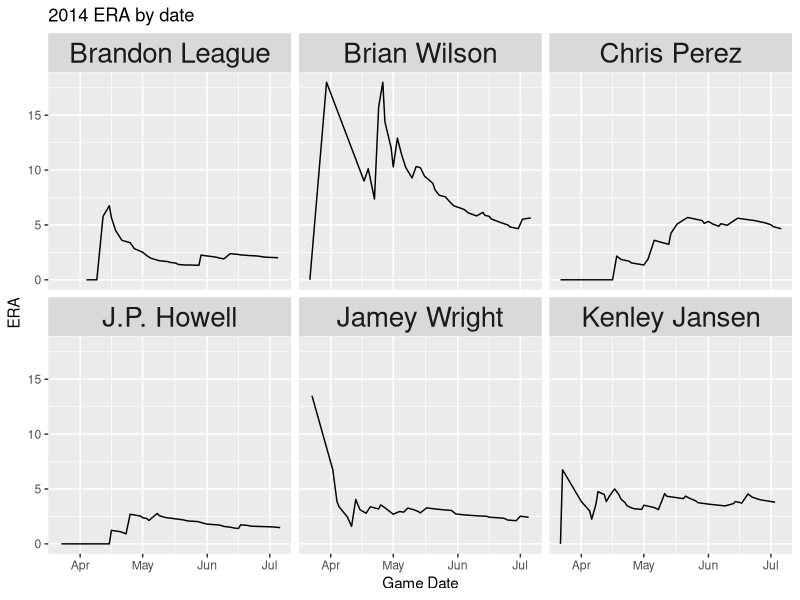

Source code (R):
require(ggplot2)
data <- read.csv("relief-era.csv")

p <- ggplot()
(p + geom_line(data=data, aes(x=as.Date(Date), y=ERA)) + facet_wrap(~ Pitcher)
 + labs(x="Game Date", y="ERA", title="2014 ERA by date")
 + theme(strip.text.x = element_text(size=20)))
